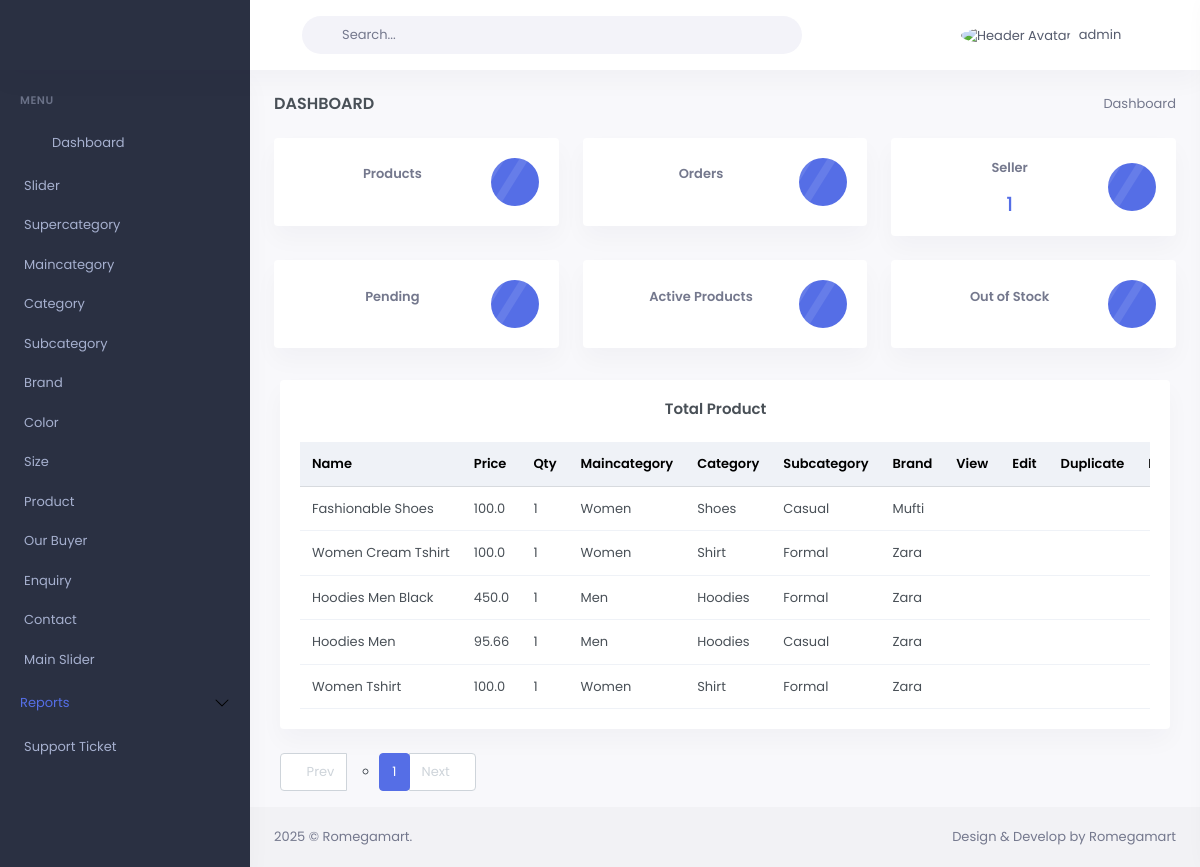
The page /product/ (signed in) on the database as committed earlier.
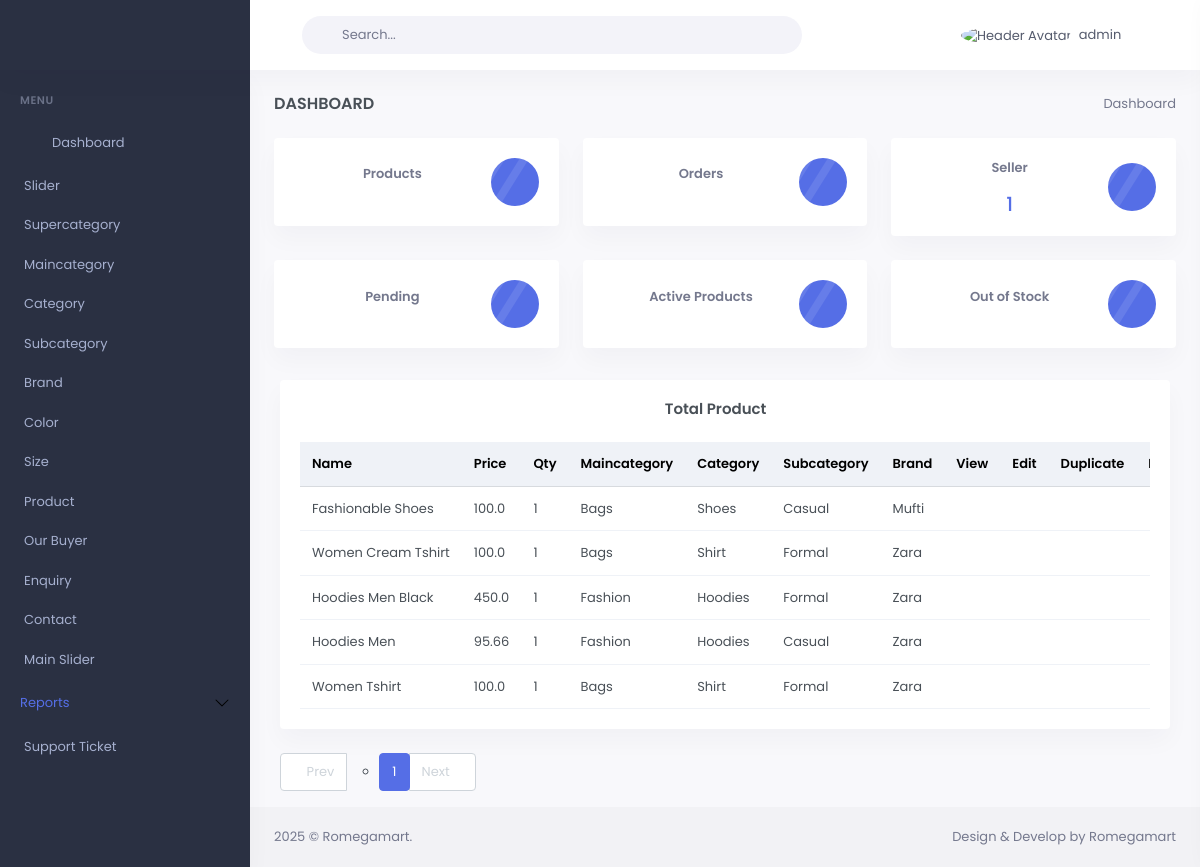
The same page on the database as committed later.
### mainApp/models.py (models this page shows, shortened)
class Product(models.Model):
    id=models.AutoField(primary_key=True)
    offers=models.ForeignKey(Supercategory,on_delete=models.SET_DEFAULT,related_name="offers",default=None,null=True,blank=True)
    maincategory=models.ForeignKey(Maincategory,on_delete=models.SET_DEFAULT,related_name="maincategory",default=None, null=True, blank=True)
    category=models.ForeignKey(Category,on_delete=models.SET_DEFAULT,related_name="categories",default=None, null=True, blank=True)
    subcategory=models.ForeignKey(Subcategory,on_delete=models.SET_DEFAULT,related_name="subcategories",default=None, null=True, blank=True)
    brand=models.ForeignKey(Brand,on_delete=models.SET_DEFAULT,related_name="brands",default=None, null=True, blank=True)
    image1 = models.URLField(max_length=1024)
    image2= models.URLField(max_length=1024)
    image3= models.URLField(max_length=1024)
    image4= models.URLField(max_length=1024)
    name=models.CharField(max_length=300)
    base_price=models.FloatField(default=0,null=True,blank=True)
    discount=models.FloatField(default=0,null=True,blank=True)
    price=models.FloatField()
    quantity=models.IntegerField(default=1)
    size=models.CharField(max_length=300)
    color=models.CharField(max_length=300)
    specifications = models.JSONField(default=dict)
    rating=models.FloatField(default=0,null=True,blank=True)
    reviews=models.IntegerField(default=0,null=True,blank=True)
    weight=models.IntegerField(default=0,null=True,blank=True)
    length=models.FloatField(default=0,null=True,blank=True)
    height=models.FloatField(default=0,null=True,blank=True)
    width=models.FloatField(default=0,null=True,blank=True)
    tax=models.FloatField(default=18,null=True,blank=True)
    description=models.TextField()
    faq = models.JSONField(default=dict)
    sku=models.CharField(max_length=200,default='',null=True,blank=True)
    date=models.DateTimeField(auto_now_add=True)

class Maincategory(models.Model):
    id = models.AutoField(primary_key=True)
    name = models.CharField(max_length=200, unique=True)
    slug = models.SlugField(max_length=200, unique=True)
    image = models.URLField(max_length=1024)
    title=models.CharField(max_length=100,default='',null=True,blank=True)
    description=models.TextField(default='',null=True,blank=True)
    def __str__(self):
        return self.name

class Category(models.Model):
    id = models.AutoField(primary_key=True)
    maincategory = models.ForeignKey(Maincategory, on_delete=models.DO_NOTHING, related_name="categories")
    name = models.CharField(max_length=200)
    slug = models.SlugField(max_length=200)
    image = models.URLField(max_length=1024)
    app_background = models.URLField(max_length=1024,default='')
    specifications = models.JSONField(default=dict)  # Requires Django 3.1+
    title=models.CharField(max_length=100,default='',null=True,blank=True)
    description=models.TextField(default='',null=True,blank=True)
    def __str__(self):
        return self.name

class Subcategory(models.Model):
    id = models.AutoField(primary_key=True)
    category = models.ForeignKey(Category, on_delete=models.DO_NOTHING, related_name="subcategories")
    name = models.CharField(max_length=200)
    slug = models.SlugField(max_length=200)
    image = models.URLField(max_length=1024)
    title=models.CharField(max_length=100,default='',null=True,blank=True)
    description=models.TextField(default='',null=True,blank=True)
    def __str__(self):
        return self.name

class Brand(models.Model):
    id = models.AutoField(primary_key=True)
    name = models.CharField(max_length=200, unique=True)
    slug = models.SlugField(max_length=200, unique=True)
    image = models.URLField(max_length=1024)
    title=models.CharField(max_length=100,default='',null=True,blank=True)
    description=models.TextField(default='',null=True,blank=True)
    def __str__(self):
        return self.name

### mainApp/backend.py (the view)
# urls.py: path('product/',backend.product_page),
@login_required(login_url='/admin-login/')
@user_passes_test(is_superuser, login_url='/admin-login/')
def product_page(Request):
    if not Request.user.is_superuser:
        return HttpResponseForbidden("You don't have permission to access this page.")
    else:
        data=Product.objects.all().order_by('id').reverse()
        paginator = Paginator(data, 100)  # Show 10 posts per page
        page_number = Request.GET.get('page')
        page_posts = paginator.get_page(page_number)
        current_page = page_posts.number
        total_pages = paginator.num_pages
        page_range = range(max(current_page - 2, 1), min(current_page + 3, total_pages + 1))
        return render(Request,'backend/products.html',{'page_posts':page_posts,'page_range': page_range})

### mainApp/backend.py (called while the page is built)
def is_superuser(user):
    return user.is_superuser

### mainApp/templates/backend/products.html (shortened to what the changed rows need)
{%extends 'backend/index.html'%}
{%load static%}
{%block body%}
<div class="main-contentw-100">
    <div class="">
        <div class="container-fluid">
            <div class="row">
                <div class="col-lg-12 mt-2">
                    <div class="card">
                        <div class="card-body">
                            <div class="table-responsive">
                                <table class="table align-middle table-nowrap mb-0"  id="productTable">
                                    <thead class="table-light">
                                        <tr>
                                            <th class="align-middle">Name</th>
                                            <th class="align-middle">Price</th>
                                            <th class="align-middle">Qty</th>
                                            <th class="align-middle">Maincategory</th>
                                            <th class="align-middle">Category</th>
                                            <th class="align-middle">Subcategory</th>
                                            <th class="align-middle">Brand</th>
                                            <th class="align-middle">View</th>
                                            <th class="align-middle">Edit</th>
                                            <th class="align-middle">Duplicate</th>
                                            <th class="align-middle">Delete</th>
                                        </tr>
                                    </thead>
                                    <tbody>
                                        {%for item in page_posts%}
                                        <tr>
                                            <td title="{{ item.name }}">
                                                {{ item.name|slice:"40" }}
                                            </td>
                                            <td>
                                                {{item.price}}
                                            </td>
                                            <td>
                                                {{item.quantity}}</td>
                                            <td>
                                                {{item.maincategory}}
                                            </td>
                                            <td>
                                                {{item.category}}
                                            </td>
                                            <td>
                                                {{item.subcategory}}
                                            </td>
                                            <td>
                                                {{item.brand}}
                                            </td>
                                            <td>
                                                <a href="/product-details/{{item.name|slugify}}-{{item.id}}" target="_blank"><i class="fa fa-eye"></i></a>
                                            </td>
                                                <td><a href="/update-product/{{ item.id }}/{{page_posts.number }}"><i class="fa fa-edit"></i></a></td>
                                                <td><a href="/duplicate-product/{{ item.id }}/{{page_posts.number }}"><i class="fa fa-copy"></i></a></td>
                                                <td><a href="#" onclick="confirmDelete('{{ item.id }}', {{ page_posts.number }})"></a></td>
                                        </tr>
                                        {%endfor%}
                                    </tbody>
                                </table>
                            </div>
                        </div>
                    </div>
                </div>
            </div>        </div>
    </div>
    {%endblock%}

Rows that differ between the two databases and show on the page:
changed through a linked row, Product "Fashionable Shoes": maincategory "Women" → "Bags"
changed through a linked row, Product "Women Cream Tshirt": maincategory "Women" → "Bags"
changed through a linked row, Product "Hoodies Men Black": maincategory "Men" → "Fashion"
changed through a linked row, Product "Hoodies Men": maincategory "Men" → "Fashion"
changed through a linked row, Product "Women Tshirt": maincategory "Women" → "Bags"
